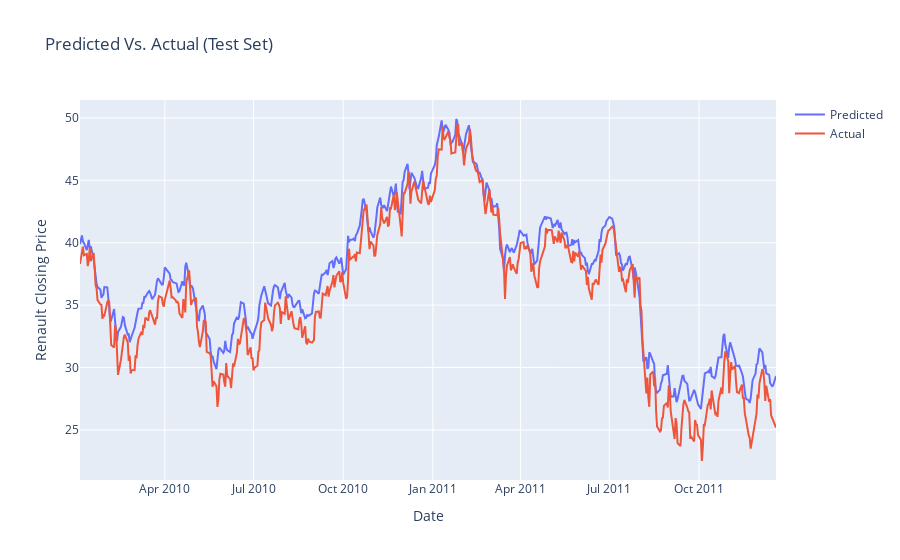

Here is the notebook cell this chart was saved with:
### Code cell
import plotly.graph_objects as go

fig = go.Figure()
fig.add_trace(go.Scatter(x=test_pred_df['timestamp'], y=test_pred_df['Pred'], name="Predicted", mode="lines"))
fig.add_trace(go.Scatter(x=y_test_df['timestamp'], y=y_test_df['Actual'], name="Actual", mode="lines"))
fig.update_layout(
    title="Predicted Vs. Actual (Test Set)", xaxis_title="Date", yaxis_title=f"{COMPANY} Closing Price"
)
fig.show()

### Figure 1 — Plotly figure (JSON) as saved in the notebook; plotly's stock layout.template omitted (floating-point values rounded to 4 significant figures; data arrays with more than 128 entries replaced by an {"elided": "..."} marker saying what was removed)
{"data": [{"mode": "lines", "name": "Predicted", "type": "scatter", "x": {"elided": "505 str values"}, "y": {"elided": "505 float values"}}, {"mode": "lines", "name": "Actual", "type": "scatter", "x": {"elided": "505 str values"}, "y": {"elided": "505 float values"}}], "layout": {"title": {"text": "Predicted Vs. Actual (Test Set)"}, "xaxis": {"title": {"text": "Date"}}, "yaxis": {"title": {"text": "Renault Closing Price"}}}}
